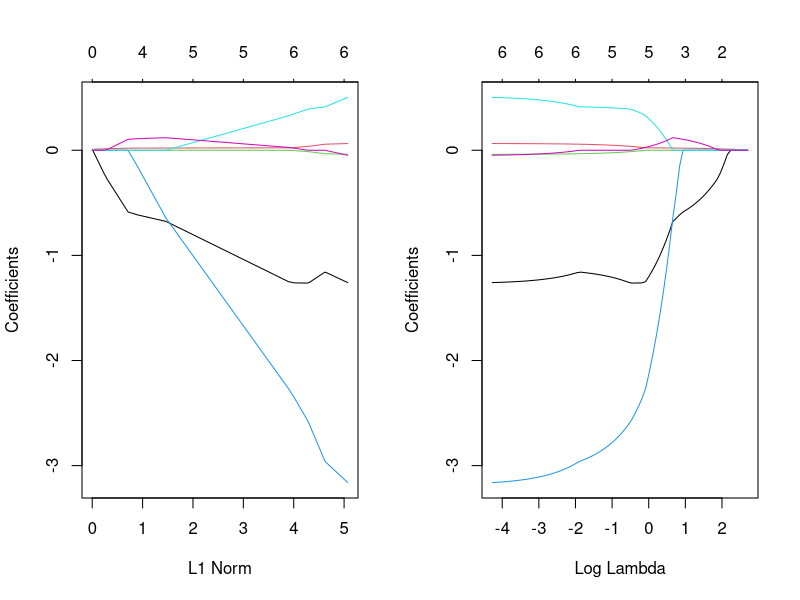
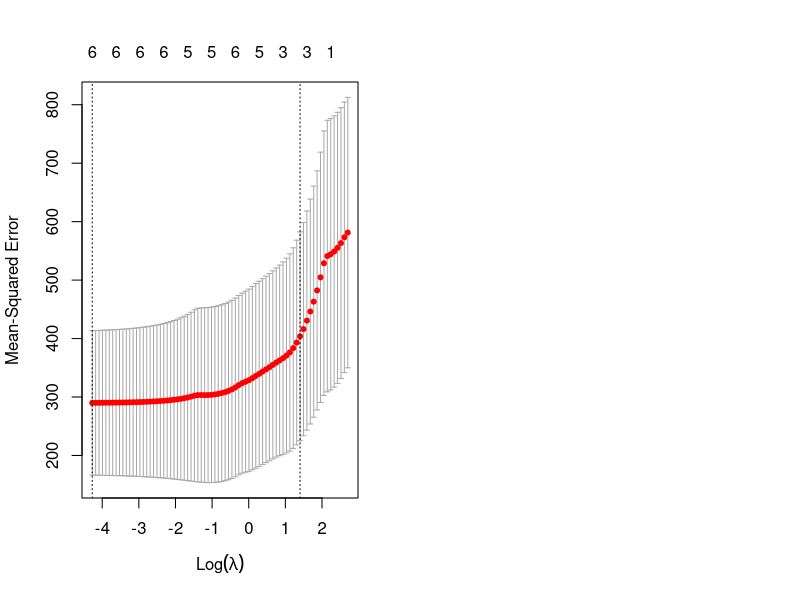

Reproduce these figures in R, in order.
data("USairpollution", package = "HSAUR3")
library(glmnet)
#### With the Lasso penalty
x <- as.matrix(USairpollution[, c("temp", "manu", "popul", "wind", "precip", "predays")])
y <- USairpollution[, "SO2"]
Lasso <- glmnet(x = x, y = y, family = "gaussian", alpha = 1)
#### By default, standardization is TRUE.
Lasso
#### It starts with nothing in the model (large enough lambda) and gradually improves the current estimate.
#### Plot the solution path
#### Numbers above plot are the number of nonzero slopes.
par( mfrow = c(1,2) )
plot( Lasso, label = TRUE )
plot( Lasso, xvar = "lambda", label = TRUE )
#### Extract the coefficient value.
######## The numbers on top are the number of regressors included in the model.
predict( Lasso, type = "coefficients", s = 2 )
#### Lambda=2 abline( v = log(2), lwd = 2, col = 1, lty = 2 )
#### Extract the fitted value predict(Lasso, newx = x, s = 2)
#### Choose tuning parameter by cross validation
#### But it is random split, so you may get different results
Lasso.CV <- cv.glmnet(x, y, family = "gaussian", alpha = 1, nfolds = 10)
plot(Lasso.CV)
Lasso.CV$lambda.min
Lasso.CV$lambda.1se
######## Extract the coefficients
predict(Lasso.CV, type = "coefficients", s = Lasso.CV$lambda.min)
####### If we have a new lambda, same as fitting the whole path again by adding that lambda.
cbind( predict( Lasso.CV, type = "coefficients", s = 2 ),
       predict( Lasso.CV, type = "coefficients", s = 2, exact = TRUE, x = x, y = y ) )
######## The following way of extracting the coefficients is actually not recommended.
Lasso <- glmnet( x, y, family = "gaussian", alpha = 1, lambda = Lasso.CV$lambda.min )
predict( Lasso, type = "coefficients" )
cbind( predict( Lasso, type = "coefficients" ),
       predict( Lasso.CV, type = "coefficients", s = Lasso.CV$lambda.min ))
